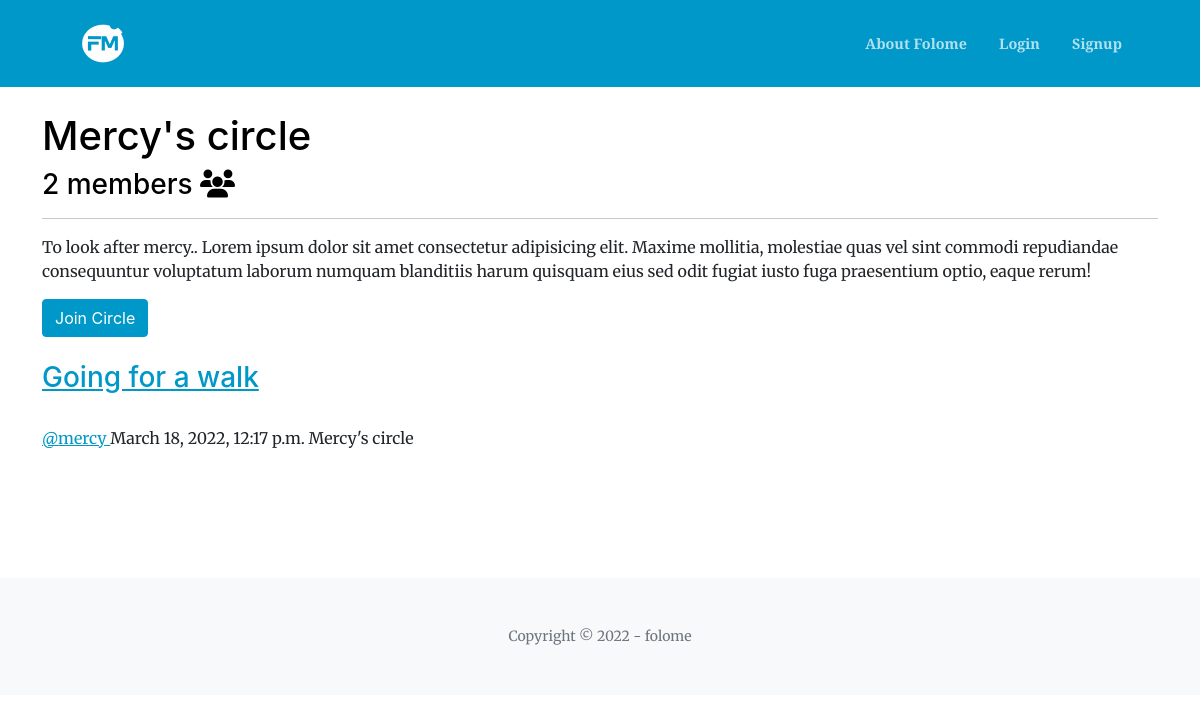
/circle/members/in/mercys-circle/, run on the app's committed database.
### circle/models.py (models this page shows, shortened)
class Circle(models.Model):
    owner = models.ForeignKey(
        User, on_delete=models.CASCADE, related_name="circle_owner", null=True)
    name = models.CharField(max_length=255, unique=True)
    slug = models.SlugField(allow_unicode=True, unique=True)
    description = models.TextField(blank=True, default='')
    members = models.ManyToManyField(User, through='CircleMember')
    date_created = models.DateTimeField(auto_now_add=True)
    class Meta:
        ordering = ['name', 'owner']

### posts/models.py (models this page shows, shortened)
class Post(models.Model):
    user = models.ForeignKey(User, related_name='posts', on_delete=models.CASCADE)
    created_at = models.DateTimeField(auto_now=True)
    message = models.CharField(verbose_name="Message", max_length=50, default='')
    start = models.CharField(verbose_name="Start", max_length=100, default='')
    destination = models.CharField(verbose_name="Destination", max_length=100, default='')
    circle = models.ForeignKey(Circle, related_name='posts', on_delete=models.CASCADE)
    class Meta:
        ordering = ['-created_at']
        unique_together = ['user', 'message', 'start', 'destination']

### circle/views.py (the view)
# urls.py: path('members/in/<slug:slug>/', views.SingleCircle.as_view(), name='single'),
class SingleCircle(generic.DetailView):
    model = Circle

### templates/circle/circle_detail.html (shortened to what this page needs)
{% extends 'base.html' %}
{% load bootstrap5 %}
{% load static %}
{% block content %}
    <section class="ftco-section">
		<div class="container">
            <h1>{{ circle.name }}</h1>
            <h3>{{ circle.members.count }} member{{ circle.members.count|pluralize }} <span class="fa fa-users"></span></h3>
            <hr/>
        <p>{{ circle.description }}</p>
    <div class="content">
        {% if user in circle.members.all %}
            {% if request.user.profile.user_type == 'vip' %}
            <a href="{% url 'circle:invite_member' %}" class="btn btn-md btn-fill btn-success">
                Add members
            </a>
            <a href="{% url 'circle:leave' slug=circle.slug %}" class="btn btn-md btn-fill btn-warning">
                Delete Circle
            </a>
            {% endif %}
            {% if request.user.profile.user_type == 'helper' %}
              <a href="{% url 'circle:leave' slug=circle.slug %}" class="btn btn-md btn-fill btn-warning">
                Leave Circle
              </a>
            {% endif %}
        {% else %}
            <a href="{% url 'circle:join' slug=circle.slug %}" class="btn btn-md btn-fill btn-primary">
                Join Circle
            </a>
        {% endif %}
    </div><br/>
    <div class="col-mg-8">
        {% if circle.post.count == 0 %}
            <h2>No posts in this group yet!</h2>
        {% else %}
            {% for post in circle.posts.all %}
                {% include 'posts/_post.html' %}
            {% endfor %}
        {% endif %}
    </div>
		</div>
    </section>
{% endblock %}

### templates/posts/_post.html (shortened to what this page needs)
<div class="">
    <h3>
        <a href="{% url 'posts:single' username=post.user.username pk=post.pk %}">
            {{ post.message }}
        </a>
    </h3>
        <p class="media-heading">
            <span class="username">
                <a href="{% url 'posts:for_user' username=post.user.username %}">
                    <br/>@{{ post.user.username }}
                </a>
            </span>
               {{ post.created_at }}
            {% if post.circle %}
			{{ post.circle.name }}
			{% endif %}
        </p>
</div>

### data on the page
Circle: name "Mercy's circle", members.count "2", description "To look after mercy.. Lorem ipsum dolor sit amet consectetur adipisicing elit. Maxime mollitia, molestiae quas vel sint commodi repudiandae consequuntur voluptatum laborum numquam blanditiis harum quisquam eius sed odit fugiat iusto fuga praesentium optio, eaque rerum!"
Post: message "Going for a walk", user.username "mercy", created_at "March 18, 2022, 12:17 p.m.", circle.name "Mercy's circle"
